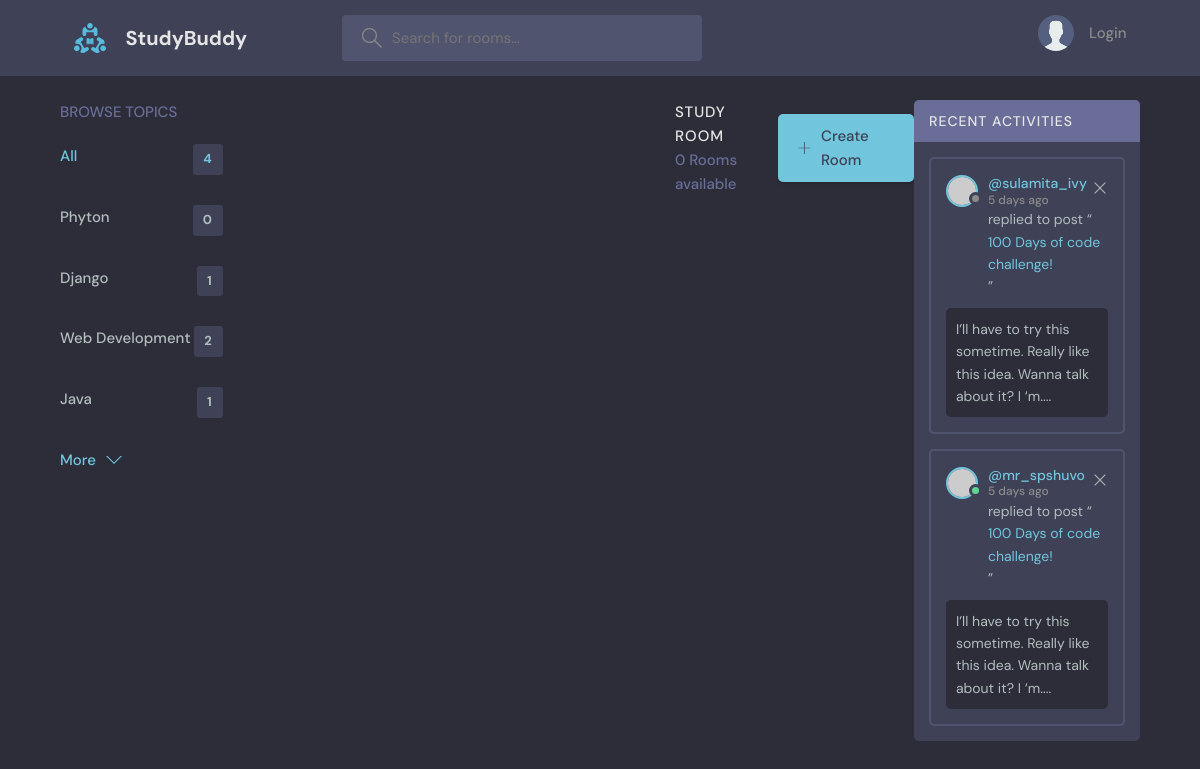
Page /?q=Phyton on the earlier database version.
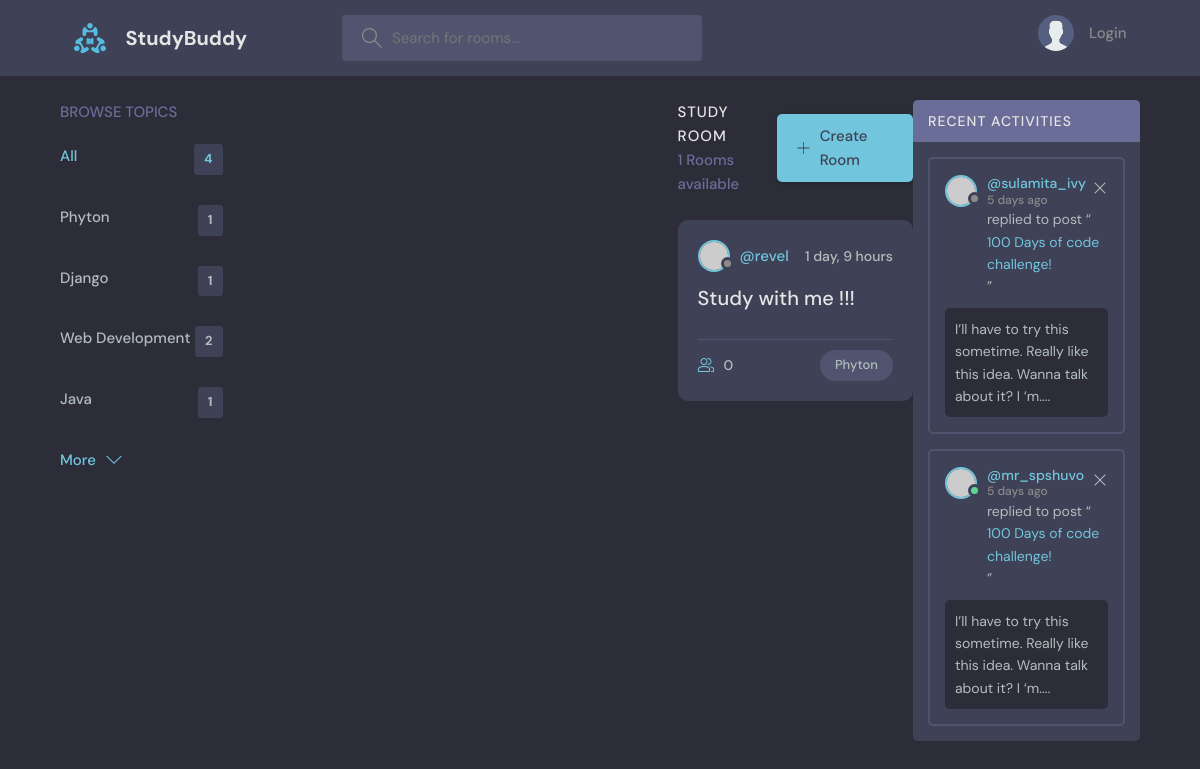
Same page on the later database version.
### base/models.py (models this page shows, shortened)
class Topic(models.Model):
    name = models.CharField(max_length=200)

class Room(models.Model):
    host = models.ForeignKey(User, on_delete=models.SET_NULL, null = True) #user hostnya
    topic = models.ForeignKey(Topic, on_delete=models.SET_NULL, null = True)# 1 topik, tapi bisa have multiple room
    name = models.CharField(max_length=200) # charfield required untuk masukin maxlength
    description = models.TextField(null=True, blank= True) #textfield adalah charfield yang lebih gede
    participants = models.ManyToManyField(User, related_name= 'participants') #store siapa yang aktif di room
    updated = models.DateTimeField(auto_now=True)
    created = models.DateTimeField(auto_now_add= True)
    class Meta:
        ordering = [
            "-updated","-created",
                    ]

### base/views.py (the view)
# urls.py: path('', views.home, name="home"),
def home(request):
    if request.GET.get('q') == None:
        q = ''
    else:
        q = request.GET.get('q')
    rooms = Room.objects.filter(
        Q(topic__name__icontains = q) |
        Q(name__icontains = q)|
        Q(description__icontains=q)
                                ) #search by 3 define value
    room_count = rooms.count() #jadi count room yang udh difilter, count lbh cepet drpada len
    topics = Topic.objects.all()
    room_messages = Message.objects.filter(Q(room__topic__name__icontains=q))
    context = {'rooms':rooms, 'topics':topics, 'room_count': room_count, 'room_messages': room_messages}
    return render(request,"base/home.html",context) #liat passing rooms ini

### base/templates/base/home.html (shortened to what this page needs)
{%extends 'main.html'%}
{% block content %}
    <main class="layout layout--3">
      <div class="container">
        {% include 'base/topic_component.html'%}
        <div class="roomList">
          <div class="roomList__header">
            <div>
              <h2>Study Room</h2>
              <p>{{room_count}} Rooms available</p>
            </div>
            <a class="btn btn--main" href="create-room.html">
              <svg version="1.1" xmlns="http://www.w3.org/2000/svg" width="32" height="32" viewBox="0 0 32 32">
                <title>add</title>
                <path
                  d="M16.943 0.943h-1.885v14.115h-14.115v1.885h14.115v14.115h1.885v-14.115h14.115v-1.885h-14.115v-14.115z"
                ></path>
              </svg>
              Create Room
            </a>
          </div>
        {% include 'base/feed_component.html' %}
        </div>
        <div class="activities">
          <div class="activities__header">
            <h2>Recent Activities</h2>
          </div>
          <div class="activities__box">
            <div class="activities__boxHeader roomListRoom__header">
              <a href="profile.html" class="roomListRoom__author">
                <div class="avatar avatar--small">
                  <img src="https://randomuser.me/api/portraits/women/11.jpg" />
                </div>
                <p>
                  @sulamita_ivy
                  <span>5 days ago</span>
                </p>
              </a>
              <div class="roomListRoom__actions">
                <a href="#">
                  <svg version="1.1" xmlns="http://www.w3.org/2000/svg" width="32" height="32" viewBox="0 0 32 32">
                    <title>remove</title>
                    <path
                      d="M27.314 6.019l-1.333-1.333-9.98 9.981-9.981-9.981-1.333 1.333 9.981 9.981-9.981 9.98 1.333 1.333 9.981-9.98 9.98 9.98 1.333-1.333-9.98-9.98 9.98-9.981z"
                    ></path>
                  </svg>
                </a>
              </div>
            </div>
            <div class="activities__boxContent">
              <p>replied to post “<a href="room.html">100 Days of code challenge!</a>”</p>
              <div class="activities__boxRoomContent">
                I’ll have to try this sometime. Really like this idea. Wanna talk about it? I ‘m....
              </div>
            </div>
          </div>
          <div class="activities__box">
            <div class="activities__boxHeader roomListRoom__header">
              <a href="profile.html" class="roomListRoom__author">
                <div class="avatar avatar--small active">
                  <img src="https://randomuser.me/api/portraits/men/13.jpg" />
                </div>
                <p>
                  @mr_spshuvo
                  <span>5 days ago</span>
                </p>
              </a>
              <div class="roomListRoom__actions">
                <a href="#">
                  <svg version="1.1" xmlns="http://www.w3.org/2000/svg" width="32" height="32" viewBox="0 0 32 32">
                    <title>remove</title>
                    <path
                      d="M27.314 6.019l-1.333-1.333-9.98 9.981-9.981-9.981-1.333 1.333 9.981 9.981-9.981 9.98 1.333 1.333 9.981-9.98 9.98 9.98 1.333-1.333-9.98-9.98 9.98-9.981z"
                    ></path>
                  </svg>
                </a>
              </div>
            </div>
            <div class="activities__boxContent">
              <p>replied to post “<a href="room.html">100 Days of code challenge!</a>”</p>
              <div class="activities__boxRoomContent">
                I’ll have to try this sometime. Really like this idea. Wanna talk about it? I ‘m....
              </div>
            </div>
          </div>
        </div>
      </div>
    </main>
{% endblock content %}

### base/templates/base/topic_component.html (shortened to what this page needs)
<div class="topics">
          <div class="topics__header">
            <h2>Browse Topics</h2>
          </div>
          <ul class="topics__list">
            <li>
              <a href="{%url 'home'%}" class="active">All <span>{{topics.count}}</span></a>
            </li>
              {% for topic in topics %}
            <li>
              <a href="{% url 'home'%}?q={{topic.name}}">{{topic.name}} <span>{{topic.room_set.all.count}}</span></a>
            </li>
              {% endfor%}
          </ul>
          <a class="btn btn--link" href="topics.html">
            More
            <svg version="1.1" xmlns="http://www.w3.org/2000/svg" width="32" height="32" viewBox="0 0 32 32">
              <title>chevron-down</title>
              <path d="M16 21l-13-13h-3l16 16 16-16h-3l-13 13z"></path>
            </svg>
          </a>
        </div>
            <div>
            </div>

### base/templates/base/feed_component.html (shortened to what this page needs)
{% for room in rooms %}
<div class="roomListRoom">
            <div class="roomListRoom__header">
              <a href="{%url 'user-profile' room.host.id %}" class="roomListRoom__author">
                <div class="avatar avatar--small">
                  <img src="https://randomuser.me/api/portraits/women/11.jpg" />
                </div>
                <span>@{{room.host.username}}</span>
              </a>
              <div class="roomListRoom__actions">
                <span>{{room.created|timesince}}</span>
              </div>
            </div>
            <div class="roomListRoom__content">
              <a href="{%url 'room' room.id %}">{{room.name}}</a>
            </div>
            <div class="roomListRoom__meta">
              <a href="{%url 'room' room.id %}" class="roomListRoom__joined">
                  {{room.participants.all.count}}
              </a>
              <p class="roomListRoom__topic">{{room.topic.name}}</p>
            </div>
          </div>
{% endfor %}

Differences in the rows shown:
computed for Topic "Phyton": room_set.all.count "0" → "1"
added Room: host.username "revel", created "1 day, 9 hours", name "Study with me !!!", participants.all.count "0", topic.name "Phyton"
Other differences:
{{ room_count }}: "0" → "1"
